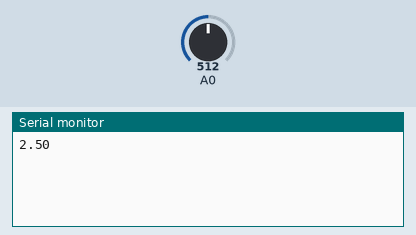
Bench run of a sketch on a simulated Arduino Uno, built with avr-gcc and run on an emulated ATmega328P. On the bench: the last lines printed to the serial monitor. Inputs (shaded band) come from the test bench; at power-on: A0 = 512.

Above: at 3.2 s.
3.3 s: A0 set to 716
At 4.6 s:
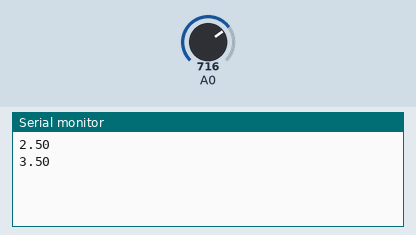
5.3 s: A0 set to 900
At 7.0 s:
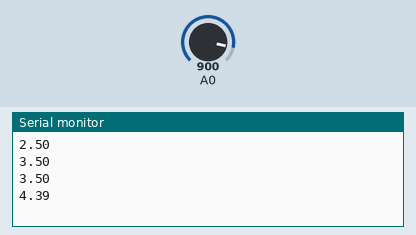
Timing chart, 0 to 8.5 s (numbered marks = the images above; inputs shaded):
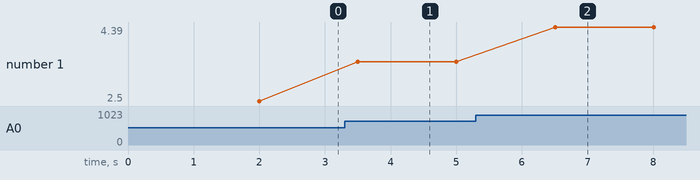

Measured:
- after the input at 3.3 s, the serial monitor: prints a new line after 0.20 s (image 1)
- after the input at 5.3 s, the serial monitor: prints a new line after 1.2 s (image 2)
- plotted number 1: 2.5 → 3.5 after the input at 3.3 s, 3.5 → 4.39 after the input at 5.3 s

The sketch:

sketch_jun07a.ino
```cpp
//Library for serial communication
#include <SoftwareSerial.h>

//rx and tx pin connecting arduino and nodemcu
SoftwareSerial espSerial(5, 6);

void setup(){
Serial.begin(115200);
//begin serial for nodemcu
espSerial.begin(115200);
delay(2000);
}
void loop()
{
int sensorValue = analogRead(A0);// read the input on analog pin A0:
  float voltage = sensorValue * (5.0 / 1024.0); // Convert the analog reading (which goes from 0 - 1023) to a voltage (0 - 5V):
  Serial.println(voltage); // print out the value you read:
  delay(500);

  //sending data to nodemcu
espSerial.println(voltage);
delay(1000);
}


//#include <SoftwareSerial.h>
//
////rx and tx pin connecting arduino and nodemcu
//SoftwareSerial espSerial(5, 6);
//
//void setup(){
//Serial.begin(115200);
////begin serial for nodemcu
//espSerial.begin(115200);
//delay(2000);
//}
//void loop()
//{
//  int sensorValue = analogRead(A0);// read the input on analog pin A0:
//  float voltage = sensorValue * (5.0 / 1024.0); // Convert the analog reading (which goes from 0 - 1023) to a voltage (0 - 5V):
//  Serial.println(voltage); // print out the value you read:
//  delay(500);
//
//  //sending data to nodemcu
//espSerial.println("voltage");
//delay(1000);
//}
```
